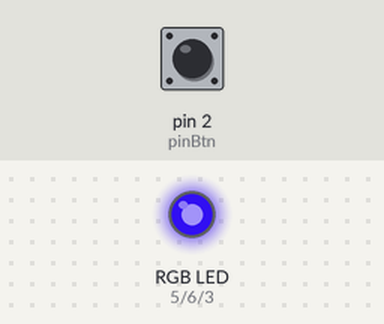
Simulated run of this sketch. Board: Arduino Uno, built with avr-gcc and run on an emulated ATmega328P. Shown: an RGB LED mixed from three pins (HIGH = lit). Dashed ring = blinking. Inputs (shaded band) come from the test bench; at power-on: pin 2 (pinBtn) HIGH. Random numbers use the default seed unless the sketch sets one.

Above: at 1.2 s.
1.3 s: pin 2 (pinBtn) pulled LOW for 0.15 s
At 1.44 s:
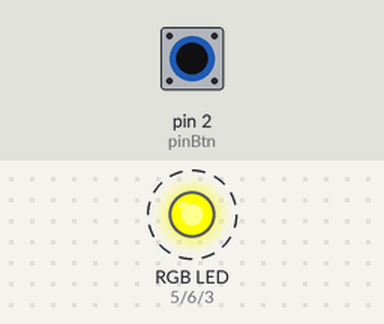
4.3 s: pin 2 (pinBtn) pulsed LOW 2 times (0.12 s each, 0.3 s apart)
7.3 s: pin 2 (pinBtn) pulled LOW for 1 s
At 8.6 s:
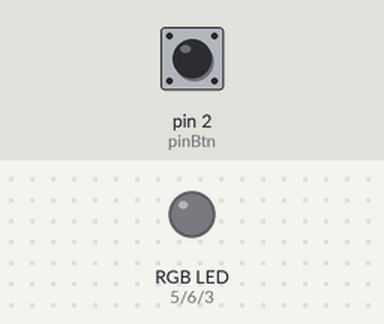
9.8 s: pin 2 (pinBtn) pulled LOW for 3.2 s
At 10.3 s:
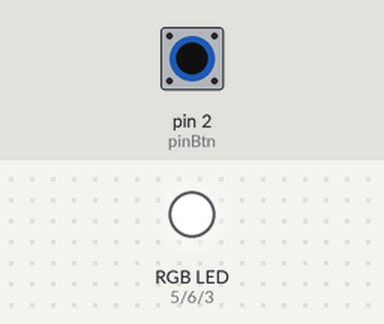
14.5 s: pin 2 (pinBtn) pulled LOW for 0.15 s
Timing chart, 0 to 34.0 s (numbered marks = the images above; inputs shaded):
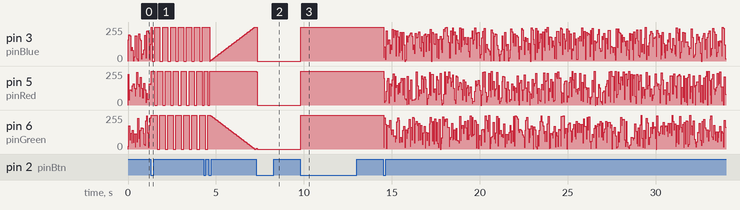

Measured:
- after the input at 7.3 s, pin 3 (pinBlue): 255/255 → 0/255 after 0.05 s
- after the input at 9.8 s, pin 3 (pinBlue), pin 5 (pinRed), pin 6 (pinGreen): 0/255 → 255/255 at once

The sketch:

sketch_jan22b.ino
```cpp
// Порты, на которых висят светодиоды и кнопка.
byte pinBtn   = 2; // Кнопка на 2 пине.
byte pinRed   = 5;  // Красные светодиоды на 5 пине.
byte pinGreen = 6;  // Зеленые светодиоды на 6 пине.
byte pinBlue  = 3;  // Синие светодиоды на 3 пине.

// Номер текущего эффекта.
static byte mode = 1;

// Для работы кнопки (анти дребезг).
static byte tempButton = LOW;
static byte button = LOW;

// Дополнительные переменные.
static int state = 0;
static int index = 0;

void setup()
{
  // Настраиваем порт кнопки.
  pinMode(pinBtn, INPUT);
  // Т.к. мы используем ШИМ, то настраивать порты для ленты не надо.
}

void loop()
{

  // Отлавливаем нажатие кнопки.
  button = digitalRead(pinBtn);
  if (tempButton && !button)
  {
    // Небольшой анти дребезг.
    tempButton = button;
    delay(10);
    button = digitalRead(pinBtn);
    // Все хорошо, меняем эффект.
    if (button == tempButton)
    {
      // Переключаем на следующий эффект.
      mode++;
      if (mode > 6) mode = 1; // Зацикливаем эффекты по кругу.
      // Сбрасываем дополнительные переменные.
      state = 0;
      index = 0;
      // Выключаем все светодиоды.
      analogWrite(pinRed,   255);
      analogWrite(pinGreen, 255);
      analogWrite(pinBlue,  255);
    }
  }
  tempButton = button;

  // Обработка наших эффектов.
  switch (mode)
  {
    case 1: // Эффект №1: Все решает случай.
            analogWrite(pinRed,   random(0, 255));
            analogWrite(pinGreen, random(0, 255));
            analogWrite(pinBlue,  random(0, 255));
            break;

    case 2: // Эффект №2: Бегущий огонек.
            if (state == 3)
            {
              analogWrite(pinRed,   255);
              analogWrite(pinGreen, 0);
            }
            if (state == 6)
            {
              analogWrite(pinBlue, 255);
              analogWrite(pinRed,  0);
            }
            if (state == 9)
            {
              analogWrite(pinGreen, 255);
              analogWrite(pinBlue,  0);
            }
            state--;
            if (state < 1) state = 9;
            break;

    case 3: // Эффект №3: Бегущий огонек (В обратную сторону).
            if (state == 1)
            {
              analogWrite(pinBlue,  255);
              analogWrite(pinGreen, 0);
            }
            if (state == 4)
            {
              analogWrite(pinGreen, 255);
              analogWrite(pinRed,   0);
            }
            if (state == 7)
            {
              analogWrite(pinRed,  255);
              analogWrite(pinBlue, 0);
            }
            state++;
            if (state > 9) state = 1;
            break;

    case 4: // Эффект №4: Затухание.
            if (state == 0)
            {
               analogWrite(pinBlue, index);
               analogWrite(pinGreen, 255 - index);
            }
            if (state == 1)
            {
               analogWrite(pinGreen, index);
               analogWrite(pinRed, 255 - index);
            }
            if (state == 2)
            {
               analogWrite(pinRed, index);
               analogWrite(pinBlue, 255 - index);
            }
            index += 5;
            if (index > 255)
            {
              state++;
              index = 0;
              if (state > 2) state = 0;
            }
            break;

    case 5: // Включить ленту.
            analogWrite(pinRed,   0);
            analogWrite(pinGreen, 0);
            analogWrite(pinBlue,  0);
            break;

    case 6: // Выключить ленту.
            analogWrite(pinRed,   255);
            analogWrite(pinGreen, 255);
            analogWrite(pinBlue,  255);
            break;
  }

  // Задержка в 50мс.
  delay(50);
}
```
